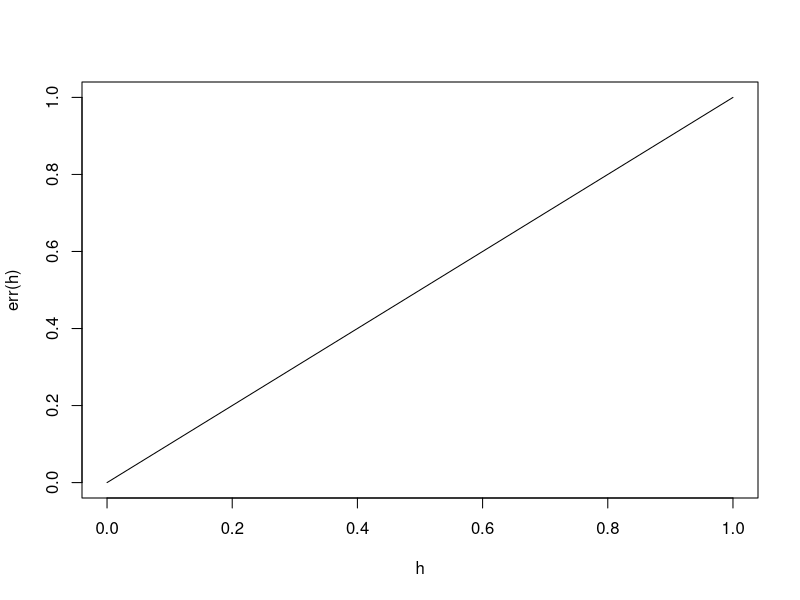

The R source for this figure:

f <- function(x){
  x^2
}

fprime<-function(x){
  2*x
}

deriv <-function(x,h){
  (f(x+h)-f(x))/h
}

err <- function(h){
  abs(fprime(1)-deriv(1,h))
}
h <- seq(0.000001,1,len=100)
plot(h,err(h),type="l")